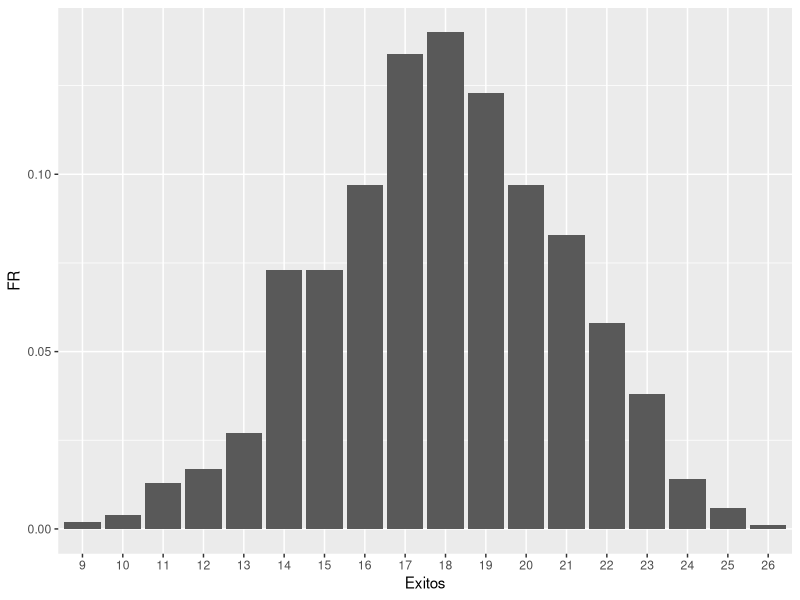
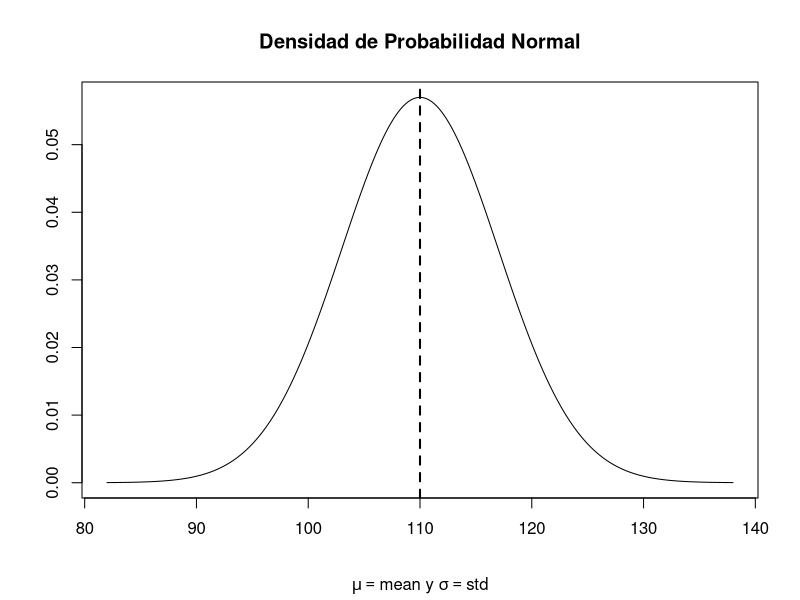
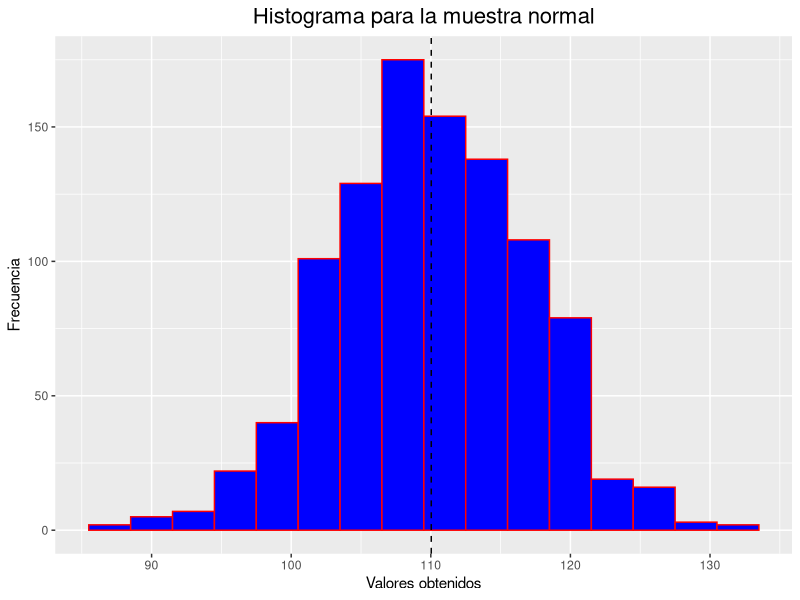

Write R code to recreate these figures, in order.
# Retos Sesión 4
# 18 de enero 2021
library(ggplot2)
library(reshape2)
# ******** Reto 1 ********

# Distribución Binomial:
# Consideremos un experimento binomial con n = 35 pruebas idénticas e independientes, 
# en donde la probabilidad de éxito en cada prueba es p = 0.51. Encuentre lo siguiente:

n <- 35
p <- 0.51

# 1.- La probabilidad de observar exactamente 10 éxitos
dbinom (x = 10, size = n, prob = p)

# 2.- La probabilidad de observar 10 o más exitos
pbinom(q = 10, size = n, prob = p, lower.tail = FALSE)

# 3.- El cuantil de orden 0.5
qbinom(p = 0.50, size = n, prob = p)

# 4.- Genere una muestra aleatoria de tamaño 1000 de esta distribución, 
# construya una tabla de frecuencias relativas con los resultados y realice el gráfico de barras 
# de los resultados que muestre las frecuencias relativas.
muestra <- rbinom(n = 1000, size = n, prob = p)
df1 <- as.data.frame(table(muestra)/length(muestra))
names(df1) <- c("Exitos", "FR")

ggplot(df1, aes(x = Exitos, y = FR)) + 
  geom_bar (stat="identity", position = "dodge") 

# Distribución Normal:

# Considere una variable aleatoria normal con media 110 y desviación estándar 7. Realice lo siguiente:
mean <- 110
std <- 7

# 1.- Grafique la función de densidad de probabilidad
x <- seq(-4, 4, 0.01)*std + mean
y <- dnorm(x, mean = mean, sd = std)
plot(x, y, type = "l", xlab = "", ylab = "")
title(main = "Densidad de Probabilidad Normal", sub = expression(paste(mu == mean, " y ", sigma == std)))
abline(v = mean, lwd = 2, lty = 2)

# 2.- Encuentre la probabilidad de que la v.a. sea mayor o igual a 140
pnorm(q = 182, mean = mean, sd = std, lower.tail = FALSE)

# 3.- Encuentre el cuantil de orden 0.95
qnorm(p = 0.95, mean = mean, sd = std)

# 4.- Genere una muestra aleatoria de tamaño 1000 y realice el histograma de frecuencias relativas para esta muestra
muestra <- rnorm(n = 1000, mean = mean, sd = std)
mdf <- as.data.frame(muestra)

ggplot(mdf, aes(muestra)) + 
  geom_histogram(colour = 'red', 
                 fill = 'blue', 
                 binwidth = 3) + 
  geom_vline(xintercept = mean(mdf$muestra), linetype="dashed", color = "black") + 
  ggtitle('Histograma para la muestra normal') + 
  labs(x = 'Valores obtenidos', y = 'Frecuencia')+
  theme(plot.title = element_text(hjust = 0.5, size = 16))  

# ******** Reto 2 ********

# 1.- Genere 1500 muestras de tamaño 67 de la distribución exponencial con parámetro 5

# 2.- Obtenga las 1500 medias correspondientes a cada una de las muestras

# 3.- Realice el histograma de frecuencias de las 1500 medias

# 4.- Encuentre la media muestral y desviación estándar muestral de las 1500 medias
# 5 .-Compare la media muestral encontrada en el paso anterior con la media real (1/5)
# de la población de la cual provienen las muestras

# 6.- Compare la desviación estándar muestral encontrada con la desviación estándar real (1/5) 
# de la población de la cual provienen las muestras pero dividida por 67 (el tamaño de las muestras)

# ******** Reto 3 ********

# Dada una muestra aleatoria de tamaño n = 10 de una distribución normal
# estamos interesados en contrastar las hipótesis H0: mu = 120 vs H1: mu < 120 (contraste de cola inferior).

# 1.- Decida si rechazar o no la hipótesis nula si el nivel de significancia es alpha = 0.05

# 2.- Obtenga el p-value de la prueba

# 3.- Lleve a cabo la prueba con la función t.test